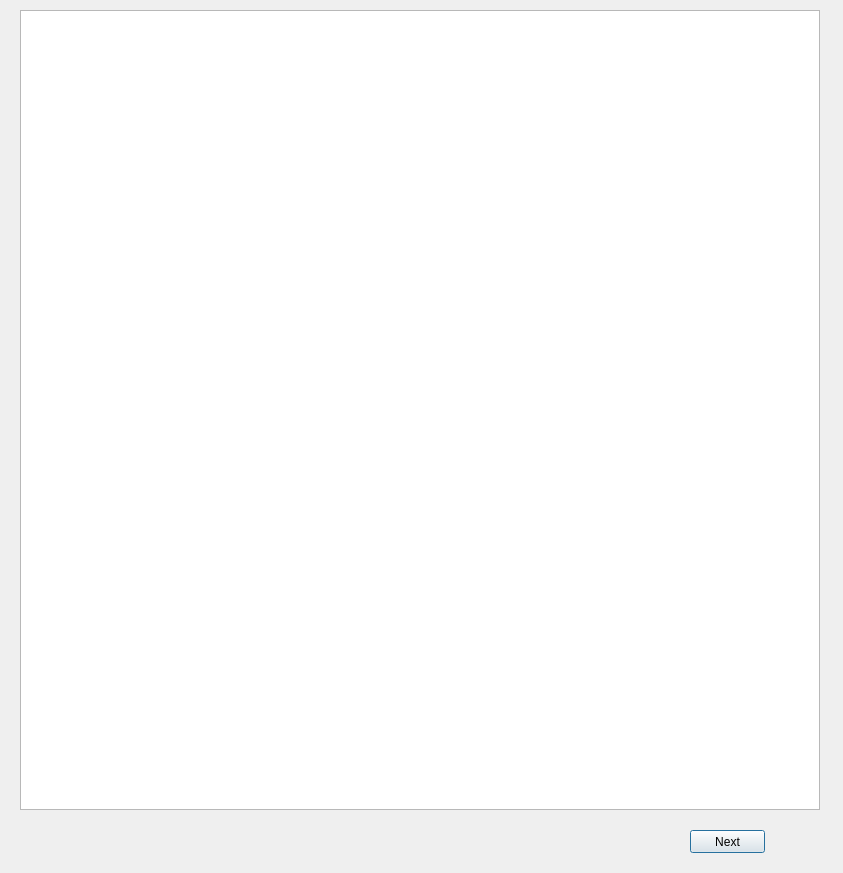
<?xml version="1.0" encoding="UTF-8"?>
<ui version="4.0">
 <class>history_window</class>
 <widget class="QDialog" name="history_window">
  <property name="geometry">
   <rect>
    <x>0</x>
    <y>0</y>
    <width>843</width>
    <height>873</height>
   </rect>
  </property>
  <property name="windowTitle">
   <string>History</string>
  </property>
  <widget class="QGraphicsView" name="main_graphic">
   <property name="geometry">
    <rect>
     <x>20</x>
     <y>10</y>
     <width>800</width>
     <height>800</height>
    </rect>
   </property>
   <property name="maximumSize">
    <size>
     <width>800</width>
     <height>800</height>
    </size>
   </property>
   <property name="verticalScrollBarPolicy">
    <enum>Qt::ScrollBarAlwaysOff</enum>
   </property>
   <property name="horizontalScrollBarPolicy">
    <enum>Qt::ScrollBarAlwaysOff</enum>
   </property>
   <property name="sizeAdjustPolicy">
    <enum>QAbstractScrollArea::AdjustToContents</enum>
   </property>
  </widget>
  <widget class="QPushButton" name="next_button">
   <property name="geometry">
    <rect>
     <x>690</x>
     <y>830</y>
     <width>75</width>
     <height>23</height>
    </rect>
   </property>
   <property name="text">
    <string>Next</string>
   </property>
  </widget>
 </widget>
 <resources/>
 <connections/>
</ui>
